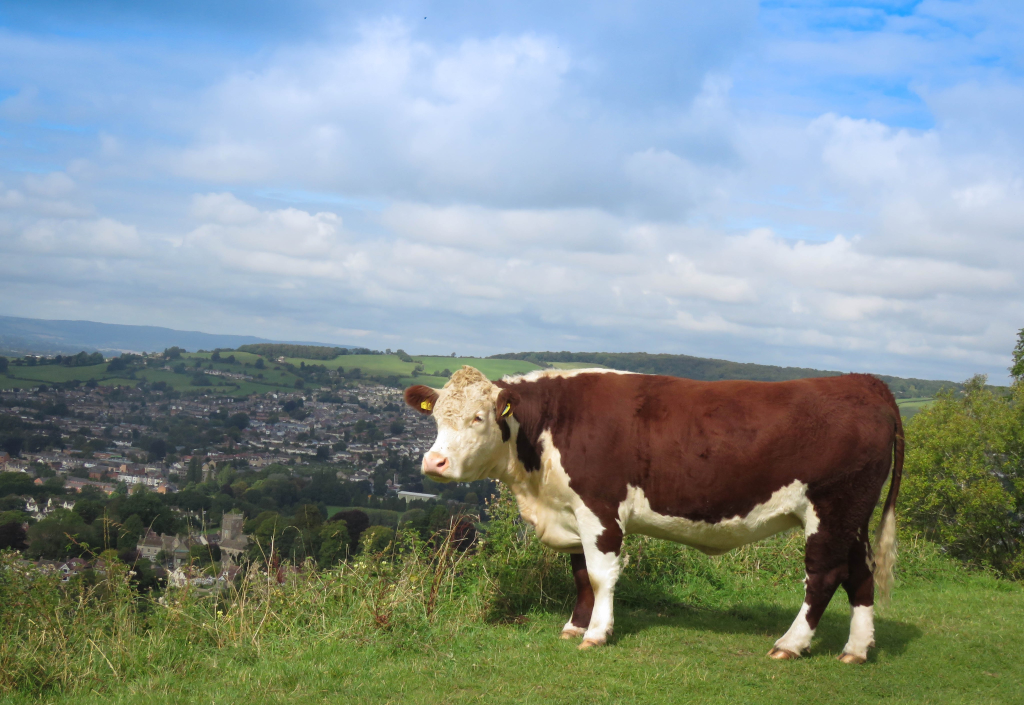
#> input picture photos/1_input.jpg, 4096 x 2820 px (shown at 1/4 size)
$ python histogramprocessor.py
#> lines starting #> are read from the running program, lines starting #| are printed output that depends on the picture
from PIL import Image
import matplotlib.pyplot as plt
import numpy as np

"""
Script to allow simple modifications to images that better allows the histogram
equalization algorithm to be demonstrated.
"""

# Size for new image (img / SHRINK_AMT) none = 1, 1/2 = 2, 1/4 = 4, etc
SHRINK_AMT = 4
# Amount to compress the historgram: 0 (weak) to 1 (strong)
STRENGTH = 0.5
# Input image and name for the output image
IN_FILE = "photos/1_input.jpg"
OUT_FILE = "photos/1_modified.png"
# IN_FILE = "opencv_frame_0.jpg"
# OUT_FILE = "photos/opencv_modified.jpg"

def make_greyscale(img):
    """ Convert an image to greyscale """
    return img.convert("L")

def resize(img, width, height):
    """ Resize an image to a new width, height """
    return img.resize((width, height))

def save(img, output_str):
    """ Save an image to the disk """
    img.save(output_str)

def compress_histogram(img, strength):
    """ Reduce the number of greys in an image by compressing it's histogram
        towards the centre values """
    modified = np.zeros(img.size, dtype=int)
    for i in range(img.size):
        diff = 127 - img[i]
        modified[i] = img[i] + int(diff * STRENGTH)
    return modified

def img_to_array(img):
    """ Convert a Pillow image into a NumPy array """
    return np.array(img).flatten()

def array_to_img(arr, width, height):
    """ Convert a NumPy array into a Pillow image """
    arr = arr.reshape((height, width))
    return Image.fromarray(np.uint8(arr))

# Carry out the image processing
img = Image.open(IN_FILE)
#> img is the input picture: PIL image 4096x2820 RGB; mean R, G, B 132.7, 146.9, 147.2
w, h = img.size
#> w = 4096; h = 2820
new_w = int(w/SHRINK_AMT)
#> new_w = 1024
new_h = int(h/SHRINK_AMT)
#> new_h = 705
img = make_greyscale(img)
#> in make_greyscale, `return img.convert("L")`:
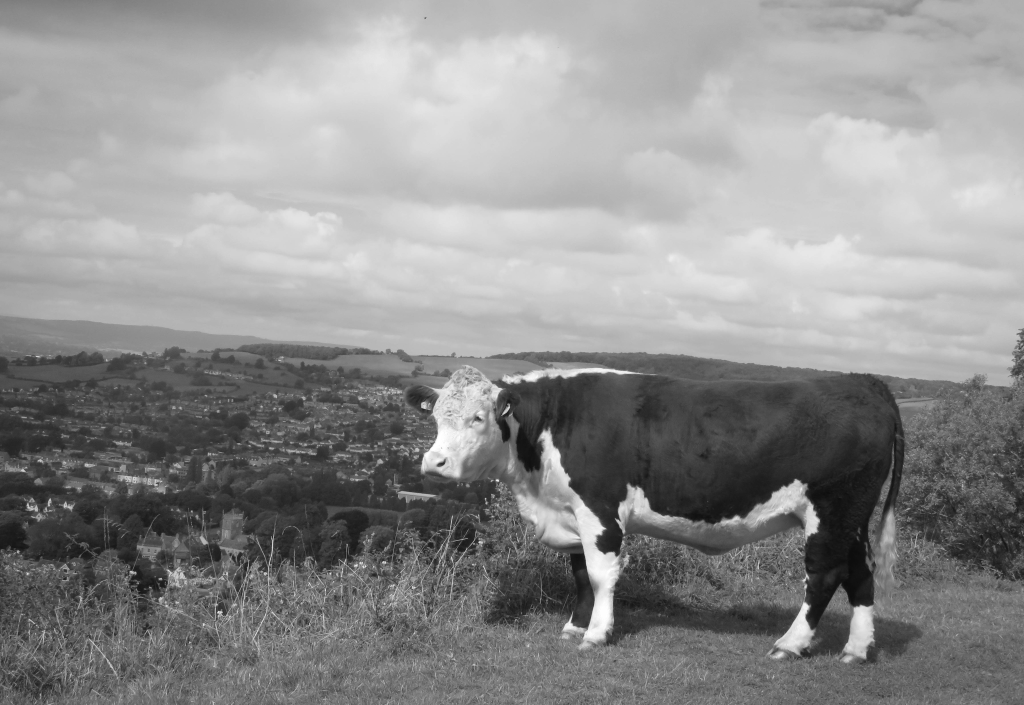
#> returned value: PIL image 4096x2820 L (shown at 1/4 size); min 4, max 255, mean 142.7
img = resize(img, new_w, new_h)
#> in resize, `return img.resize((width, height))`:
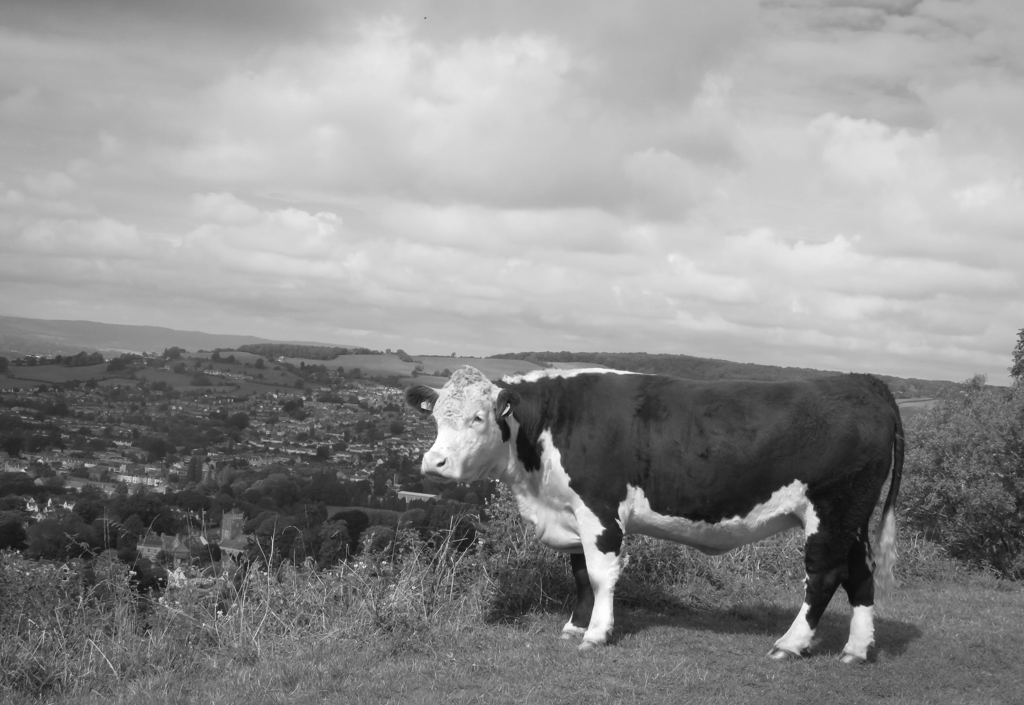
#> returned value: PIL image 1024x705 L; min 11, max 255, mean 142.7
img = array_to_img(compress_histogram(img_to_array(img), STRENGTH), new_w, new_h)
#> the loop in compress_histogram, `for i in range(img.size):` made 721920 passes
#> diff on passes 1 to 3: 0, 1, 0
#> in array_to_img, `arr = arr.reshape((height, width))`:
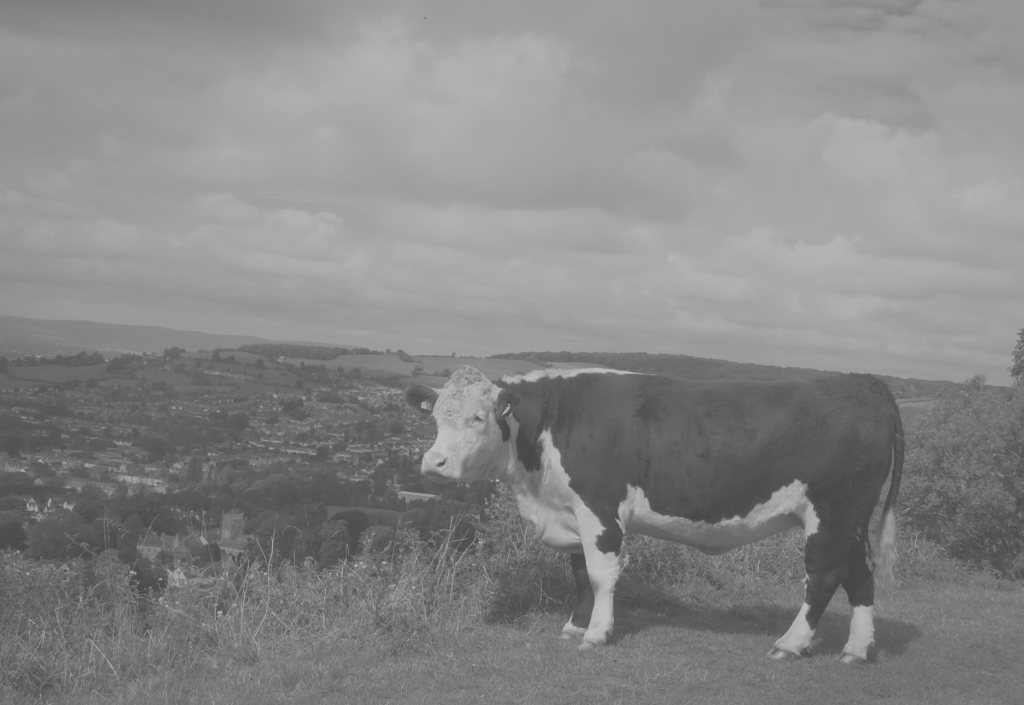
#> arr: shape (705, 1024) int64; min 69, max 191, mean 134.9
save(img, OUT_FILE)

$ run again, with opencv_frame_0.jpg copied over photos/1_input.jpg
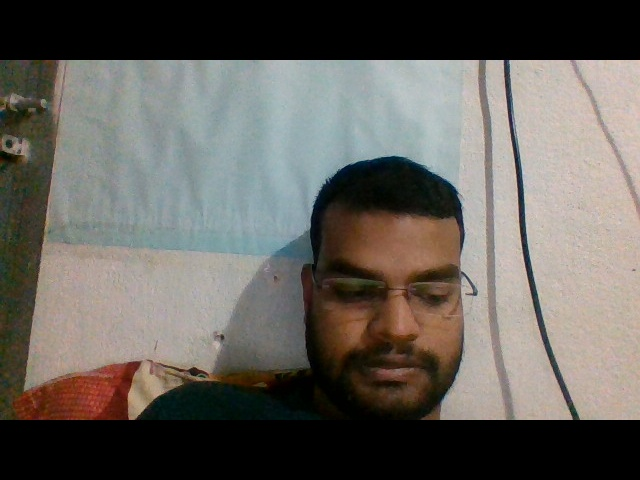
#> input picture opencv_frame_0.jpg, 640 x 480 px
#> img is the input picture: PIL image 640x480 RGB; mean R, G, B 102.3, 98.5, 92.8
#> in resize, `return img.resize((width, height))`:
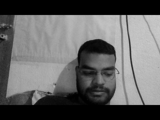
#> returned value: PIL image 160x120 L; min 0, max 203, mean 99
#> in compress_histogram, `modified = np.zeros(img.size, dtype=int)`: modified = 19200 values from 0 to 0
#> after the loop in compress_histogram, `for i in range(img.size):`: modified = 19200 values, max 165 at index 2710, min 63 at index 0, mean 112.9
#> in array_to_img, `arr = arr.reshape((height, width))`:
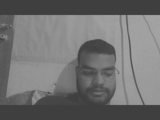
#> arr: shape (120, 160) int64; min 63, max 165, mean 112.9

$ run again, with photos/opencv_modified.jpg copied over photos/1_input.jpg
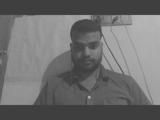
#> input picture photos/opencv_modified.jpg, 160 x 120 px
#> img is the input picture: PIL image 160x120 L; min 55, max 184, mean 111.6
#> in resize, `return img.resize((width, height))`:
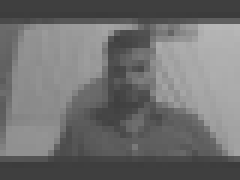
#> returned value: PIL image 40x30 L (shown 6 times larger); min 59, max 184, mean 111.6
#> in compress_histogram, `modified = np.zeros(img.size, dtype=int)`: modified = 1200 values from 0 to 0
#> after the loop in compress_histogram, `for i in range(img.size):`: modified = 1200 values, max 156 at index 199, min 93 at index 90, mean 119.3
#> in array_to_img, `arr = arr.reshape((height, width))`:
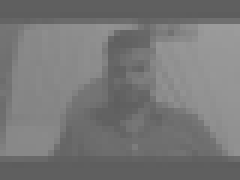
#> arr: shape (30, 40) int64 (shown 6 times larger); min 93, max 156, mean 119.3
